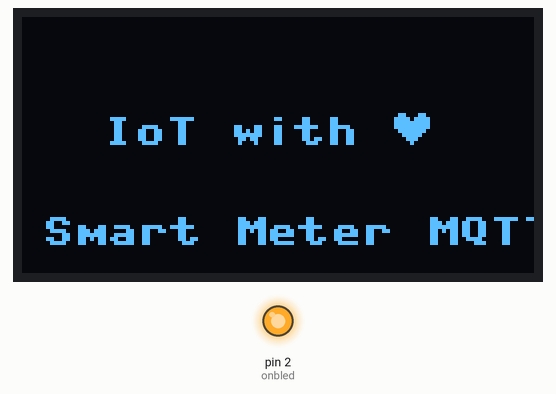
Recording of a program running on a simulated MicroPython board. Shown: 128×64 one-colour display, output pins drawn as LEDs (lit = HIGH). The OLED is the two-colour kind (top 16 rows yellow); WiFi joins after 1.5 s; the clock reads 2024-03-15 10:24:30 at power-on unless the program sets it; no MQTT or app messages arrive unless stated; library files of the repository ran but are not shown: ssd1306.py; what the program prints to the serial console is not drawn.

Above: at 0.1 s.
At 2.1 s:
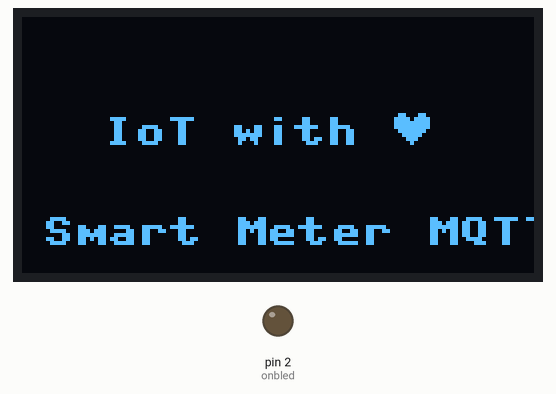
At 64.7 s:
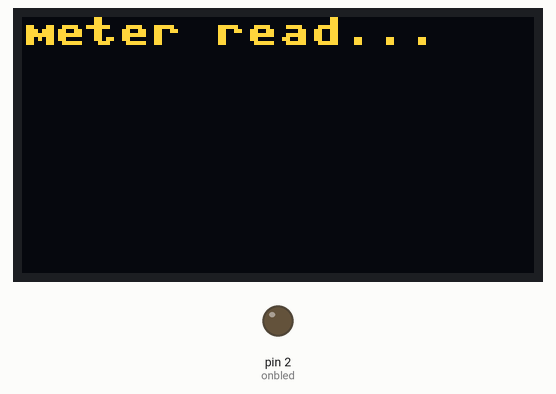
Timing chart, 0 to 66.2 s (numbered marks = the images above):
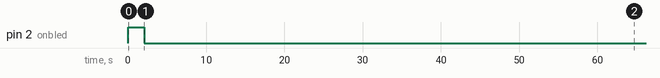

The program:

main.py
```python
from machine import UART, I2C, Pin, WDT
from binascii import hexlify
import ssd1306
from sml_extr import extract_sml
from simple_mqtt import MQTTClient
import utime
import ntptime
#############################################################
#board configuration
i2c = I2C(scl=Pin(4), sda=Pin(5))
oled = ssd1306.SSD1306_I2C(128, 64, i2c)
onbled = Pin(2, Pin.OUT)  # onboard led (blue)
uart = UART(2, 9600)
uart.init(9600, bits=8, parity=None, stop=1, timeout=100, timeout_char=100, rx=13, tx=15)  # init with given parameters

timezone = 0
sumtime = 0

# wifi
ssid = 'Cookie'
password = 'An35fP89htDw'

publish_int = 60  # Sekunden
buf = bytearray(500)

# mqtt settings
mqtt_server = "myServer"
mqtt_port = 8883  # using SSL/TLS (non-SSL = 1883)
mqtt_user = "USER"
mqtt_pw = "PASSWORD"
mqtt_client_id = "myDevice"
mqtt_topic = "myMQTTtopic"

mqtt = MQTTClient(client_id=mqtt_client_id, server=mqtt_server, port=mqtt_port, user=mqtt_user, password=mqtt_pw,
                  ssl=True)

#################################################################################################


def read_meter_data_uart():
    global buf

    oled.fill(0)
    oled.text('meter read...', 0, 0)
    oled.show()

    while True:
        if uart.any():
            uart.readinto(buf)
            uart.readinto(buf)  # double read to occure a timeout and get the startsequence first
            raw_str = str(hexlify(buf))

            if raw_str.find("1b1b1b1b") == 2:  # SML start/end sequence
                break

    res = extract_sml(raw_str)

    oled.fill(0)
    oled.text(res["devid"], 0, 0)
    oled.framebuf.hline(0, 12, 128, 1)
    oled.text("A+", 0, 16)
    oled.text(res["1.8.0_Wh"], 35, 16)
    oled.text("Wh", 110, 16)
    oled.text("P:", 0, 31)
    oled.text(res["16.7.0_W"], 35, 32)
    oled.text("W", 110, 32)
    oled.framebuf.hline(0, 48, 128, 1)
    oled.show()

    return res

#############################################################


onbled.on()  # on

icon = [
    [0, 0, 0, 0, 0, 0, 0, 0, 0],
    [0, 1, 1, 0, 0, 0, 1, 1, 0],
    [1, 1, 1, 1, 0, 1, 1, 1, 1],
    [1, 1, 1, 1, 1, 1, 1, 1, 1],
    [1, 1, 1, 1, 1, 1, 1, 1, 1],
    [0, 1, 1, 1, 1, 1, 1, 1, 0],
    [0, 0, 1, 1, 1, 1, 1, 0, 0],
    [0, 0, 0, 1, 1, 1, 0, 0, 0],
    [0, 0, 0, 0, 1, 0, 0, 0, 0],
]

oled.fill(0)  # Clear the display
for y, row in enumerate(icon):
    for x, c in enumerate(row):
        oled.pixel(x + 93, y + 23, c)

oled.text('IoT with ', 20, 25)
oled.text('Smart Meter MQTT', 5, 50)
oled.show()

utime.sleep(2)  # 2 seconds
onbled.off()  # off


#################################################################################################
# wifi connect

def do_connect():
    import network
    wlan = network.WLAN(network.STA_IF)
    wlan.active(True)
    if not wlan.isconnected():
        print('connecting to network...')
        wlan.connect(ssid, password)
        while not wlan.isconnected():
            pass
    print('network config:', wlan.ifconfig())

    try:
        ntptime.settime()  # sync RTC with NTP-Server
        print('calender time (year, month, mday, hour, minute, second, weekday, yearday):', utime.localtime())
    except Exception as e:
        print(e)


do_connect()

wdt = WDT(timeout=8000)  # enable it with a timeout of 8s
wdt.feed()

#################################################################################################


def timestamp():
    t = utime.localtime()
    ms = utime.ticks_ms() % 1000
    ts = "{:04d}-{:02d}-{:02d}T{:02d}:{:02d}:{:02d}.{:03d}Z".format(t[0], t[1], t[2], t[3]+timezone, t[4], t[5], ms)
    return ts


def build_msg():
    global mqtt_client_id

    props = ''
    try:
        data = read_meter_data_uart()  # returns a kv-dictionary
        length = len(data)
        for k, v in data.items():
            length -= 1

            if k == "devid":
                v = '"' + v + '"'

            props = props + '{"name":"' + k + '","value":' + v + ',"last_changed":"' + timestamp() + '"}'

            if length > 0:
                props = props + ','

    except:
        props = '{"name":"error","unit":"error","value":0,"last_changed":"' + timestamp() + '"}'

    msg = '{"device_id":"' + mqtt_client_id + '","timestamp":"' + timestamp() + '","properties":[' + props + ']}'

    return msg


def pub_msg():
    mqtt_msg = build_msg()
    mqtt.connect()
    mqtt.publish(topic=mqtt_topic, msg=mqtt_msg)
    mqtt.disconnect()


i = 0
while True:
    utime.sleep_ms(1000)

    wdt.feed()

    if i == 60:
        i = 0
        pub_msg()
        oled.text("published", 0, 55)
        oled.show()

    i += 1
```

sml_extr.py
```python
########################################################
# SML extractor
# by André Lange (2020)
# https://github.com/diyron/uP_SmartMeter
########################################################

from binascii import unhexlify

# 9 folgenden Bytes ist die Server ID
# Gerätenummer (9 Bytes) nach dieser Sequenz
obis_srvid_a = "0177070100000009ff010101010b09"   # 1-0:0.0.9   -- variante A
obis_180 = "0177070100010800ff"     # 1-0:1.8.0  # Energiemengen-Register (kWh)
obis_1670 = "0177070100100700ff"    # 1-0:16.7.0 Gesamtleistung in [W] # Wirkleistung (W)
obis_3670 = "0177070100240700ff"    # 1-0:36.7.0 Leistung L1
obis_5670 = "0177070100380700ff"    # 1-0:56.7.0 Leistung L2
obis_7670 = "01770701004c0700ff"    # 1-0:76.7.0 Leistung L3
obis_pubkey = "77078181c78205ff"    # Public Key des Zählers
ident_sc_unit_kWh = "621e52"  # Kennzeichner scaler und Val length /und Einheit-- ab dem 3. folgenden Byte lesen
ident_sc_unit_W = "621b52"


def extract_sml(rawsml: str):

    # device id =================================================
    n = rawsml.find(obis_srvid_a) + len(obis_srvid_a)
    if n != -1:
        devid = rawsml[n + 1]
        #vendor_raw = str(rawsml[n + 2:n + 8])  # ESY# 1s
        vendor_raw = str(unhexlify(rawsml[n + 2:n + 8]))
        devid = devid + vendor_raw[2:5]
        devid = devid + rawsml[n + 8:n + 10]  # 11
        devid = devid + " " + str(int(rawsml[n + 11:n + 18], 16))
        meter_data = {"devid": devid}
    else:
        meter_data = {"devid": "no device id"}

    # values =================================================
    def conv_value(obis, ident):  # convert value from sml notation to string
        nonlocal rawsml
        k = rawsml.find(obis) + len(obis)
        if k != -1:
            k = rawsml.find(ident, k, k + 20) + len(ident)
            scal = int(rawsml[k:k + 2], 16) - 256  # 10^scaler     # das 1. folgende Byte enthalt den scaler
            c = int(rawsml[k + 3], 16) - 1  # Anzahl Bytes des Value (0x59 --> 9 - 1 = 8 Byte) enthält die Byteanzahl
            val = int(rawsml[k + 4:k + 4 + (c * 2)], 16)
            val_h = str(val // (10 ** (scal * -1)))  # value berechnen
            val_l = str(val % (10 ** (scal * -1)))
            return val_h + "." + val_l[:1]
        else:
            return "no value"

    meter_data["1.8.0_Wh"] = conv_value(obis_180, ident_sc_unit_kWh)
    meter_data["16.7.0_W"] = conv_value(obis_1670, ident_sc_unit_W)
    meter_data["36.7.0_W"] = conv_value(obis_3670, ident_sc_unit_W)
    meter_data["56.7.0_W"] = conv_value(obis_5670, ident_sc_unit_W)
    meter_data["76.7.0_W"] = conv_value(obis_7670, ident_sc_unit_W)

    return meter_data
```
